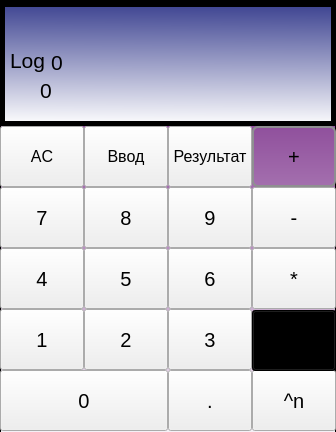
<?xml version="1.0" encoding="UTF-8"?>
<ui version="4.0">
 <class>MainWindow</class>
 <widget class="QMainWindow" name="MainWindow">
  <property name="geometry">
   <rect>
    <x>0</x>
    <y>0</y>
    <width>336</width>
    <height>432</height>
   </rect>
  </property>
  <property name="maximumSize">
   <size>
    <width>336</width>
    <height>432</height>
   </size>
  </property>
  <property name="cursor">
   <cursorShape>ArrowCursor</cursorShape>
  </property>
  <property name="mouseTracking">
   <bool>false</bool>
  </property>
  <property name="windowTitle">
   <string>Логарифмы</string>
  </property>
  <property name="windowIcon">
   <iconset>
    <normaloff>../../Desktop/calcava.png</normaloff>../../Desktop/calcava.png</iconset>
  </property>
  <property name="styleSheet">
   <string notr="true"/>
  </property>
  <widget class="QWidget" name="centralwidget">
   <property name="styleSheet">
    <string notr="true"/>
   </property>
   <widget class="QPushButton" name="pushButton0">
    <property name="geometry">
     <rect>
      <x>0</x>
      <y>370</y>
      <width>168</width>
      <height>61</height>
     </rect>
    </property>
    <property name="font">
     <font>
      <pointsize>15</pointsize>
     </font>
    </property>
    <property name="cursor">
     <cursorShape>PointingHandCursor</cursorShape>
    </property>
    <property name="styleSheet">
     <string notr="true">QPushButton {
     border: 2px solid #8f8f91;
     border-radius: 6px;
     background-color: qlineargradient(x1: 0, y1: 0, x2: 0, y2: 1,
                                       stop: 0 #f6f7fa, stop: 1 #dadbde);
     min-width: 80px;
 }

 QPushButton:pressed {
     background-color: qlineargradient(x1: 0, y1: 0, x2: 0, y2: 1,
                                       stop: 0 #dadbde, stop: 1 #f6f7fa);
 }

 QPushButton:flat {
     border: none; /* для плоской кнопки границы нет */
 }

 QPushButton:default {
     border-color: navy; /* делаем кнопку по умолчанию выпуклой */
 }
QPushButton:hover { background-color: qlineargradient(spread:pad, x1:0.511472, y1:0, x2:0.494382, y2:1, stop:0 rgba(63, 69, 146, 255), stop:1 rgba(255, 255, 255, 255)); };</string>
    </property>
    <property name="text">
     <string>0</string>
    </property>
   </widget>
   <widget class="QPushButton" name="pushButton_stepen">
    <property name="geometry">
     <rect>
      <x>252</x>
      <y>370</y>
      <width>84</width>
      <height>61</height>
     </rect>
    </property>
    <property name="font">
     <font>
      <pointsize>15</pointsize>
     </font>
    </property>
    <property name="cursor">
     <cursorShape>PointingHandCursor</cursorShape>
    </property>
    <property name="styleSheet">
     <string notr="true">QPushButton {
     border: 2px solid #8f8f91;
     border-radius: 6px;
     background-color: qlineargradient(x1: 0, y1: 0, x2: 0, y2: 1,
                                       stop: 0 #f6f7fa, stop: 1 #dadbde);
     min-width: 80px;
 }

 QPushButton:pressed {
     background-color: qlineargradient(x1: 0, y1: 0, x2: 0, y2: 1,
                                       stop: 0 #dadbde, stop: 1 #f6f7fa);
 }

 QPushButton:flat {
     border: none; /* для плоской кнопки границы нет */
 }

 QPushButton:default {
     border-color: navy; /* делаем кнопку по умолчанию выпуклой */
 }
QPushButton:hover { background-color: qlineargradient(spread:pad, x1:0.511472, y1:0, x2:0.494382, y2:1, stop:0 rgba(63, 69, 146, 255), stop:1 rgba(255, 255, 255, 255)); };</string>
    </property>
    <property name="text">
     <string>^n</string>
    </property>
   </widget>
   <widget class="QPushButton" name="pushButton1">
    <property name="geometry">
     <rect>
      <x>0</x>
      <y>309</y>
      <width>84</width>
      <height>61</height>
     </rect>
    </property>
    <property name="font">
     <font>
      <pointsize>15</pointsize>
     </font>
    </property>
    <property name="cursor">
     <cursorShape>PointingHandCursor</cursorShape>
    </property>
    <property name="styleSheet">
     <string notr="true">QPushButton {
     border: 2px solid #8f8f91;
     border-radius: 6px;
     background-color: qlineargradient(x1: 0, y1: 0, x2: 0, y2: 1,
                                       stop: 0 #f6f7fa, stop: 1 #dadbde);
     min-width: 80px;
 }

 QPushButton:pressed {
     background-color: qlineargradient(x1: 0, y1: 0, x2: 0, y2: 1,
                                       stop: 0 #dadbde, stop: 1 #f6f7fa);
 }

 QPushButton:flat {
     border: none; /* для плоской кнопки границы нет */
 }

 QPushButton:default {
     border-color: navy; /* делаем кнопку по умолчанию выпуклой */
 }
QPushButton:hover { background-color: qlineargradient(spread:pad, x1:0.511472, y1:0, x2:0.494382, y2:1, stop:0 rgba(63, 69, 146, 255), stop:1 rgba(255, 255, 255, 255)); };</string>
    </property>
    <property name="text">
     <string>1</string>
    </property>
   </widget>
   <widget class="QPushButton" name="pushButton2">
    <property name="geometry">
     <rect>
      <x>84</x>
      <y>309</y>
      <width>84</width>
      <height>61</height>
     </rect>
    </property>
    <property name="font">
     <font>
      <pointsize>15</pointsize>
     </font>
    </property>
    <property name="cursor">
     <cursorShape>PointingHandCursor</cursorShape>
    </property>
    <property name="focusPolicy">
     <enum>Qt::StrongFocus</enum>
    </property>
    <property name="styleSheet">
     <string notr="true">QPushButton {
     border: 2px solid #8f8f91;
     border-radius: 6px;
     background-color: qlineargradient(x1: 0, y1: 0, x2: 0, y2: 1,
                                       stop: 0 #f6f7fa, stop: 1 #dadbde);
     min-width: 80px;
 }

 QPushButton:pressed {
     background-color: qlineargradient(x1: 0, y1: 0, x2: 0, y2: 1,
                                       stop: 0 #dadbde, stop: 1 #f6f7fa);
 }

 QPushButton:flat {
     border: none; /* для плоской кнопки границы нет */
 }

 QPushButton:default {
     border-color: navy; /* делаем кнопку по умолчанию выпуклой */
 }
QPushButton:hover { background-color: qlineargradient(spread:pad, x1:0.511472, y1:0, x2:0.494382, y2:1, stop:0 rgba(63, 69, 146, 255), stop:1 rgba(255, 255, 255, 255)); };</string>
    </property>
    <property name="text">
     <string>2</string>
    </property>
   </widget>
   <widget class="QPushButton" name="pushButton3">
    <property name="geometry">
     <rect>
      <x>168</x>
      <y>309</y>
      <width>84</width>
      <height>61</height>
     </rect>
    </property>
    <property name="font">
     <font>
      <pointsize>15</pointsize>
     </font>
    </property>
    <property name="cursor">
     <cursorShape>PointingHandCursor</cursorShape>
    </property>
    <property name="styleSheet">
     <string notr="true">QPushButton {
     border: 2px solid #8f8f91;
     border-radius: 6px;
     background-color: qlineargradient(x1: 0, y1: 0, x2: 0, y2: 1,
                                       stop: 0 #f6f7fa, stop: 1 #dadbde);
     min-width: 80px;
 }

 QPushButton:pressed {
     background-color: qlineargradient(x1: 0, y1: 0, x2: 0, y2: 1,
                                       stop: 0 #dadbde, stop: 1 #f6f7fa);
 }

 QPushButton:flat {
     border: none; /* для плоской кнопки границы нет */
 }

 QPushButton:default {
     border-color: navy; /* делаем кнопку по умолчанию выпуклой */
 }
QPushButton:hover { background-color: qlineargradient(spread:pad, x1:0.511472, y1:0, x2:0.494382, y2:1, stop:0 rgba(63, 69, 146, 255), stop:1 rgba(255, 255, 255, 255)); };</string>
    </property>
    <property name="text">
     <string>3</string>
    </property>
   </widget>
   <widget class="QPushButton" name="pushButton_delenie">
    <property name="geometry">
     <rect>
      <x>252</x>
      <y>310</y>
      <width>84</width>
      <height>61</height>
     </rect>
    </property>
    <property name="palette">
     <palette>
      <active>
       <colorrole role="WindowText">
        <brush brushstyle="SolidPattern">
         <color alpha="255">
          <red>0</red>
          <green>0</green>
          <blue>0</blue>
         </color>
        </brush>
       </colorrole>
       <colorrole role="Button">
        <brush brushstyle="LinearGradientPattern">
         <gradient startx="0.000000000000000" starty="0.000000000000000" endx="0.000000000000000" endy="1.000000000000000" type="LinearGradient" spread="PadSpread" coordinatemode="ObjectBoundingMode">
          <gradientstop position="0.000000000000000">
           <color alpha="255">
            <red>246</red>
            <green>247</green>
            <blue>250</blue>
           </color>
          </gradientstop>
          <gradientstop position="1.000000000000000">
           <color alpha="255">
            <red>218</red>
            <green>219</green>
            <blue>222</blue>
           </color>
          </gradientstop>
         </gradient>
        </brush>
       </colorrole>
       <colorrole role="Light">
        <brush brushstyle="SolidPattern">
         <color alpha="255">
          <red>255</red>
          <green>255</green>
          <blue>255</blue>
         </color>
        </brush>
       </colorrole>
       <colorrole role="Midlight">
        <brush brushstyle="SolidPattern">
         <color alpha="255">
          <red>255</red>
          <green>255</green>
          <blue>255</blue>
         </color>
        </brush>
       </colorrole>
       <colorrole role="Dark">
        <brush brushstyle="SolidPattern">
         <color alpha="255">
          <red>127</red>
          <green>127</green>
          <blue>127</blue>
         </color>
        </brush>
       </colorrole>
       <colorrole role="Mid">
        <brush brushstyle="SolidPattern">
         <color alpha="255">
          <red>170</red>
          <green>170</green>
          <blue>170</blue>
         </color>
        </brush>
       </colorrole>
       <colorrole role="Text">
        <brush brushstyle="SolidPattern">
         <color alpha="255">
          <red>0</red>
          <green>0</green>
          <blue>0</blue>
         </color>
        </brush>
       </colorrole>
       <colorrole role="BrightText">
        <brush brushstyle="SolidPattern">
         <color alpha="255">
          <red>255</red>
          <green>255</green>
          <blue>255</blue>
         </color>
        </brush>
       </colorrole>
       <colorrole role="ButtonText">
        <brush brushstyle="SolidPattern">
         <color alpha="255">
          <red>0</red>
          <green>0</green>
          <blue>0</blue>
         </color>
        </brush>
       </colorrole>
       <colorrole role="Base">
        <brush brushstyle="LinearGradientPattern">
         <gradient startx="0.000000000000000" starty="0.000000000000000" endx="0.000000000000000" endy="1.000000000000000" type="LinearGradient" spread="PadSpread" coordinatemode="ObjectBoundingMode">
          <gradientstop position="0.000000000000000">
           <color alpha="255">
            <red>246</red>
            <green>247</green>
            <blue>250</blue>
           </color>
          </gradientstop>
          <gradientstop position="1.000000000000000">
           <color alpha="255">
            <red>218</red>
            <green>219</green>
            <blue>222</blue>
           </color>
          </gradientstop>
         </gradient>
        </brush>
       </colorrole>
       <colorrole role="Window">
        <brush brushstyle="LinearGradientPattern">
         <gradient startx="0.000000000000000" starty="0.000000000000000" endx="0.000000000000000" endy="1.000000000000000" type="LinearGradient" spread="PadSpread" coordinatemode="ObjectBoundingMode">
          <gradientstop position="0.000000000000000">
           <color alpha="255">
            <red>246</red>
            <green>247</green>
            <blue>250</blue>
           </color>
          </gradientstop>
          <gradientstop position="1.000000000000000">
           <color alpha="255">
            <red>218</red>
            <green>219</green>
            <blue>222</blue>
           </color>
          </gradientstop>
         </gradient>
        </brush>
       </colorrole>
       <colorrole role="Shadow">
        <brush brushstyle="SolidPattern">
         <color alpha="255">
          <red>0</red>
          <green>0</green>
          <blue>0</blue>
         </color>
        </brush>
       </colorrole>
       <colorrole role="AlternateBase">
        <brush brushstyle="SolidPattern">
         <color alpha="255">
          <red>255</red>
          <green>255</green>
          <blue>255</blue>
         </color>
        </brush>
       </colorrole>
       <colorrole role="ToolTipBase">
        <brush brushstyle="SolidPattern">
         <color alpha="255">
          <red>255</red>
          <green>255</green>
          <blue>220</blue>
         </color>
        </brush>
       </colorrole>
       <colorrole role="ToolTipText">
        <brush brushstyle="SolidPattern">
         <color alpha="255">
          <red>0</red>
          <green>0</green>
          <blue>0</blue>
         </color>
        </brush>
       </colorrole>
       <colorrole role="PlaceholderText">
        <brush brushstyle="SolidPattern">
         <color alpha="128">
          <red>0</red>
          <green>0</green>
          <blue>0</blue>
         </color>
        </brush>
       </colorrole>
      </active>
      <inactive>
       <colorrole role="WindowText">
        <brush brushstyle="SolidPattern">
         <color alpha="255">
          <red>0</red>
          <green>0</green>
          <blue>0</blue>
         </color>
        </brush>
       </colorrole>
       <colorrole role="Button">
        <brush brushstyle="LinearGradientPattern">
         <gradient startx="0.000000000000000" starty="0.000000000000000" endx="0.000000000000000" endy="1.000000000000000" type="LinearGradient" spread="PadSpread" coordinatemode="ObjectBoundingMode">
          <gradientstop position="0.000000000000000">
           <color alpha="255">
            <red>246</red>
            <green>247</green>
            <blue>250</blue>
           </color>
          </gradientstop>
          <gradientstop position="1.000000000000000">
           <color alpha="255">
            <red>218</red>
            <green>219</green>
            <blue>222</blue>
           </color>
          </gradientstop>
         </gradient>
        </brush>
       </colorrole>
       <colorrole role="Light">
        <brush brushstyle="SolidPattern">
         <color alpha="255">
          <red>255</red>
          <green>255</green>
          <blue>255</blue>
         </color>
        </brush>
       </colorrole>
       <colorrole role="Midlight">
        <brush brushstyle="SolidPattern">
         <color alpha="255">
          <red>255</red>
          <green>255</green>
          <blue>255</blue>
         </color>
        </brush>
       </colorrole>
       <colorrole role="Dark">
        <brush brushstyle="SolidPattern">
         <color alpha="255">
          <red>127</red>
          <green>127</green>
          <blue>127</blue>
         </color>
        </brush>
       </colorrole>
       <colorrole role="Mid">
        <brush brushstyle="SolidPattern">
         <color alpha="255">
          <red>170</red>
          <green>170</green>
          <blue>170</blue>
         </color>
        </brush>
       </colorrole>
       <colorrole role="Text">
        <brush brushstyle="SolidPattern">
         <color alpha="255">
          <red>0</red>
          <green>0</green>
          <blue>0</blue>
         </color>
        </brush>
       </colorrole>
       <colorrole role="BrightText">
        <brush brushstyle="SolidPattern">
         <color alpha="255">
          <red>255</red>
          <green>255</green>
          <blue>255</blue>
         </color>
        </brush>
       </colorrole>
       <colorrole role="ButtonText">
        <brush brushstyle="SolidPattern">
         <color alpha="255">
          <red>0</red>
          <green>0</green>
          <blue>0</blue>
         </color>
        </brush>
       </colorrole>
       <colorrole role="Base">
        <brush brushstyle="LinearGradientPattern">
         <gradient startx="0.000000000000000" starty="0.000000000000000" endx="0.000000000000000" endy="1.000000000000000" type="LinearGradient" spread="PadSpread" coordinatemode="ObjectBoundingMode">
          <gradientstop position="0.000000000000000">
           <color alpha="255">
            <red>246</red>
            <green>247</green>
            <blue>250</blue>
           </color>
          </gradientstop>
          <gradientstop position="1.000000000000000">
           <color alpha="255">
            <red>218</red>
            <green>219</green>
            <blue>222</blue>
           </color>
          </gradientstop>
         </gradient>
        </brush>
       </colorrole>
       <colorrole role="Window">
        <brush brushstyle="LinearGradientPattern">
         <gradient startx="0.000000000000000" starty="0.000000000000000" endx="0.000000000000000" endy="1.000000000000000" type="LinearGradient" spread="PadSpread" coordinatemode="ObjectBoundingMode">
          <gradientstop position="0.000000000000000">
           <color alpha="255">
            <red>246</red>
            <green>247</green>
            <blue>250</blue>
           </color>
          </gradientstop>
          <gradientstop position="1.000000000000000">
           <color alpha="255">
            <red>218</red>
            <green>219</green>
            <blue>222</blue>
           </color>
          </gradientstop>
         </gradient>
        </brush>
       </colorrole>
       <colorrole role="Shadow">
        <brush brushstyle="SolidPattern">
         <color alpha="255">
          <red>0</red>
          <green>0</green>
          <blue>0</blue>
         </color>
        </brush>
       </colorrole>
       <colorrole role="AlternateBase">
        <brush brushstyle="SolidPattern">
         <color alpha="255">
          <red>255</red>
          <green>255</green>
          <blue>255</blue>
         </color>
        </brush>
       </colorrole>
       <colorrole role="ToolTipBase">
        <brush brushstyle="SolidPattern">
         <color alpha="255">
          <red>255</red>
          <green>255</green>
          <blue>220</blue>
         </color>
        </brush>
       </colorrole>
       <colorrole role="ToolTipText">
        <brush brushstyle="SolidPattern">
         <color alpha="255">
          <red>0</red>
          <green>0</green>
          <blue>0</blue>
         </color>
        </brush>
       </colorrole>
       <colorrole role="PlaceholderText">
        <brush brushstyle="SolidPattern">
         <color alpha="128">
          <red>0</red>
          <green>0</green>
          <blue>0</blue>
         </color>
        </brush>
       </colorrole>
      </inactive>
      <disabled>
       <colorrole role="WindowText">
        <brush brushstyle="SolidPattern">
         <color alpha="255">
          <red>127</red>
          <green>127</green>
          <blue>127</blue>
         </color>
        </brush>
       </colorrole>
       <colorrole role="Button">
        <brush brushstyle="LinearGradientPattern">
         <gradient startx="0.000000000000000" starty="0.000000000000000" endx="0.000000000000000" endy="1.000000000000000" type="LinearGradient" spread="PadSpread" coordinatemode="ObjectBoundingMode">
          <gradientstop position="0.000000000000000">
           <color alpha="255">
            <red>246</red>
            <green>247</green>
            <blue>250</blue>
           </color>
          </gradientstop>
          <gradientstop position="1.000000000000000">
           <color alpha="255">
            <red>218</red>
            <green>219</green>
            <blue>222</blue>
           </color>
          </gradientstop>
         </gradient>
        </brush>
       </colorrole>
       <colorrole role="Light">
        <brush brushstyle="SolidPattern">
         <color alpha="255">
          <red>255</red>
          <green>255</green>
          <blue>255</blue>
         </color>
        </brush>
       </colorrole>
       <colorrole role="Midlight">
        <brush brushstyle="SolidPattern">
         <color alpha="255">
          <red>255</red>
          <green>255</green>
          <blue>255</blue>
         </color>
        </brush>
       </colorrole>
       <colorrole role="Dark">
        <brush brushstyle="SolidPattern">
         <color alpha="255">
          <red>127</red>
          <green>127</green>
          <blue>127</blue>
         </color>
        </brush>
       </colorrole>
       <colorrole role="Mid">
        <brush brushstyle="SolidPattern">
         <color alpha="255">
          <red>170</red>
          <green>170</green>
          <blue>170</blue>
         </color>
        </brush>
       </colorrole>
       <colorrole role="Text">
        <brush brushstyle="SolidPattern">
         <color alpha="255">
          <red>127</red>
          <green>127</green>
          <blue>127</blue>
         </color>
        </brush>
       </colorrole>
       <colorrole role="BrightText">
        <brush brushstyle="SolidPattern">
         <color alpha="255">
          <red>255</red>
          <green>255</green>
          <blue>255</blue>
         </color>
        </brush>
       </colorrole>
       <colorrole role="ButtonText">
        <brush brushstyle="SolidPattern">
         <color alpha="255">
          <red>127</red>
          <green>127</green>
          <blue>127</blue>
         </color>
        </brush>
       </colorrole>
       <colorrole role="Base">
        <brush brushstyle="LinearGradientPattern">
         <gradient startx="0.000000000000000" starty="0.000000000000000" endx="0.000000000000000" endy="1.000000000000000" type="LinearGradient" spread="PadSpread" coordinatemode="ObjectBoundingMode">
          <gradientstop position="0.000000000000000">
           <color alpha="255">
            <red>246</red>
            <green>247</green>
            <blue>250</blue>
           </color>
          </gradientstop>
          <gradientstop position="1.000000000000000">
           <color alpha="255">
            <red>218</red>
            <green>219</green>
            <blue>222</blue>
           </color>
          </gradientstop>
         </gradient>
        </brush>
       </colorrole>
       <colorrole role="Window">
        <brush brushstyle="LinearGradientPattern">
         <gradient startx="0.000000000000000" starty="0.000000000000000" endx="0.000000000000000" endy="1.000000000000000" type="LinearGradient" spread="PadSpread" coordinatemode="ObjectBoundingMode">
          <gradientstop position="0.000000000000000">
           <color alpha="255">
            <red>246</red>
            <green>247</green>
            <blue>250</blue>
           </color>
          </gradientstop>
          <gradientstop position="1.000000000000000">
           <color alpha="255">
            <red>218</red>
            <green>219</green>
            <blue>222</blue>
           </color>
          </gradientstop>
         </gradient>
        </brush>
       </colorrole>
       <colorrole role="Shadow">
        <brush brushstyle="SolidPattern">
         <color alpha="255">
          <red>0</red>
          <green>0</green>
          <blue>0</blue>
         </color>
        </brush>
       </colorrole>
       <colorrole role="AlternateBase">
        <brush brushstyle="SolidPattern">
         <color alpha="255">
          <red>255</red>
          <green>255</green>
          <blue>255</blue>
         </color>
        </brush>
       </colorrole>
       <colorrole role="ToolTipBase">
        <brush brushstyle="SolidPattern">
         <color alpha="255">
          <red>255</red>
          <green>255</green>
          <blue>220</blue>
         </color>
        </brush>
       </colorrole>
       <colorrole role="ToolTipText">
        <brush brushstyle="SolidPattern">
         <color alpha="255">
          <red>0</red>
          <green>0</green>
          <blue>0</blue>
         </color>
        </brush>
       </colorrole>
       <colorrole role="PlaceholderText">
        <brush brushstyle="SolidPattern">
         <color alpha="128">
          <red>0</red>
          <green>0</green>
          <blue>0</blue>
         </color>
        </brush>
       </colorrole>
      </disabled>
     </palette>
    </property>
    <property name="font">
     <font>
      <pointsize>15</pointsize>
     </font>
    </property>
    <property name="cursor">
     <cursorShape>PointingHandCursor</cursorShape>
    </property>
    <property name="tabletTracking">
     <bool>false</bool>
    </property>
    <property name="autoFillBackground">
     <bool>false</bool>
    </property>
    <property name="styleSheet">
     <string notr="true">QPushButton {
     border: 2px solid #8f8f91;
     border-radius: 6px;
     background-color: qlineargradient(x1: 0, y1: 0, x2: 0, y2: 1,
                                       stop: 0 #f6f7fa, stop: 1 #dadbde);
     min-width: 80px;
 }

 QPushButton:pressed {
     background-color: qlineargradient(x1: 0, y1: 0, x2: 0, y2: 1,
                                       stop: 0 #dadbde, stop: 1 #f6f7fa);
 }

 QPushButton:flat {
     border: none; /* для плоской кнопки границы нет */
 }

 QPushButton:default {
     border-color: navy; /* делаем кнопку по умолчанию выпуклой */
 }
QPushButton:hover { background-color: qlineargradient(spread:pad, x1:0.511472, y1:0, x2:0.494382, y2:1, stop:0 rgba(63, 69, 146, 255), stop:1 rgba(255, 255, 255, 255)); };</string>
    </property>
    <property name="text">
     <string>/</string>
    </property>
    <property name="autoDefault">
     <bool>false</bool>
    </property>
    <property name="flat">
     <bool>false</bool>
    </property>
   </widget>
   <widget class="QPushButton" name="pushButton_umonzhenie">
    <property name="geometry">
     <rect>
      <x>252</x>
      <y>248</y>
      <width>84</width>
      <height>61</height>
     </rect>
    </property>
    <property name="font">
     <font>
      <pointsize>15</pointsize>
     </font>
    </property>
    <property name="cursor">
     <cursorShape>PointingHandCursor</cursorShape>
    </property>
    <property name="styleSheet">
     <string notr="true">QPushButton {
     border: 2px solid #8f8f91;
     border-radius: 6px;
     background-color: qlineargradient(x1: 0, y1: 0, x2: 0, y2: 1,
                                       stop: 0 #f6f7fa, stop: 1 #dadbde);
     min-width: 80px;
 }

 QPushButton:pressed {
     background-color: qlineargradient(x1: 0, y1: 0, x2: 0, y2: 1,
                                       stop: 0 #dadbde, stop: 1 #f6f7fa);
 }

 QPushButton:flat {
     border: none; /* для плоской кнопки границы нет */
 }

 QPushButton:default {
     border-color: navy; /* делаем кнопку по умолчанию выпуклой */
 }
QPushButton:hover { background-color: qlineargradient(spread:pad, x1:0.511472, y1:0, x2:0.494382, y2:1, stop:0 rgba(63, 69, 146, 255), stop:1 rgba(255, 255, 255, 255)); };</string>
    </property>
    <property name="text">
     <string>*</string>
    </property>
   </widget>
   <widget class="QPushButton" name="pushButton4">
    <property name="geometry">
     <rect>
      <x>0</x>
      <y>248</y>
      <width>84</width>
      <height>61</height>
     </rect>
    </property>
    <property name="font">
     <font>
      <pointsize>15</pointsize>
     </font>
    </property>
    <property name="cursor">
     <cursorShape>PointingHandCursor</cursorShape>
    </property>
    <property name="styleSheet">
     <string notr="true">QPushButton {
     border: 2px solid #8f8f91;
     border-radius: 6px;
     background-color: qlineargradient(x1: 0, y1: 0, x2: 0, y2: 1,
                                       stop: 0 #f6f7fa, stop: 1 #dadbde);
     min-width: 80px;
 }

 QPushButton:pressed {
     background-color: qlineargradient(x1: 0, y1: 0, x2: 0, y2: 1,
                                       stop: 0 #dadbde, stop: 1 #f6f7fa);
 }

 QPushButton:flat {
     border: none; /* для плоской кнопки границы нет */
 }

 QPushButton:default {
     border-color: navy; /* делаем кнопку по умолчанию выпуклой */
 }
QPushButton:hover { background-color: qlineargradient(spread:pad, x1:0.511472, y1:0, x2:0.494382, y2:1, stop:0 rgba(63, 69, 146, 255), stop:1 rgba(255, 255, 255, 255)); };</string>
    </property>
    <property name="text">
     <string>4</string>
    </property>
   </widget>
   <widget class="QPushButton" name="pushButton5">
    <property name="geometry">
     <rect>
      <x>84</x>
      <y>248</y>
      <width>84</width>
      <height>61</height>
     </rect>
    </property>
    <property name="font">
     <font>
      <pointsize>15</pointsize>
     </font>
    </property>
    <property name="cursor">
     <cursorShape>PointingHandCursor</cursorShape>
    </property>
    <property name="layoutDirection">
     <enum>Qt::LeftToRight</enum>
    </property>
    <property name="styleSheet">
     <string notr="true">QPushButton {
     border: 2px solid #8f8f91;
     border-radius: 6px;
     background-color: qlineargradient(x1: 0, y1: 0, x2: 0, y2: 1,
                                       stop: 0 #f6f7fa, stop: 1 #dadbde);
     min-width: 80px;
 }

 QPushButton:pressed {
     background-color: qlineargradient(x1: 0, y1: 0, x2: 0, y2: 1,
                                       stop: 0 #dadbde, stop: 1 #f6f7fa);
 }

 QPushButton:flat {
     border: none; /* для плоской кнопки границы нет */
 }

 QPushButton:default {
     border-color: navy; /* делаем кнопку по умолчанию выпуклой */
 }
QPushButton:hover { background-color: qlineargradient(spread:pad, x1:0.511472, y1:0, x2:0.494382, y2:1, stop:0 rgba(63, 69, 146, 255), stop:1 rgba(255, 255, 255, 255)); };</string>
    </property>
    <property name="text">
     <string>5</string>
    </property>
   </widget>
   <widget class="QPushButton" name="pushButton6">
    <property name="geometry">
     <rect>
      <x>168</x>
      <y>248</y>
      <width>84</width>
      <height>61</height>
     </rect>
    </property>
    <property name="font">
     <font>
      <pointsize>15</pointsize>
     </font>
    </property>
    <property name="cursor">
     <cursorShape>PointingHandCursor</cursorShape>
    </property>
    <property name="styleSheet">
     <string notr="true">QPushButton {
     border: 2px solid #8f8f91;
     border-radius: 6px;
     background-color: qlineargradient(x1: 0, y1: 0, x2: 0, y2: 1,
                                       stop: 0 #f6f7fa, stop: 1 #dadbde);
     min-width: 80px;
 }

 QPushButton:pressed {
     background-color: qlineargradient(x1: 0, y1: 0, x2: 0, y2: 1,
                                       stop: 0 #dadbde, stop: 1 #f6f7fa);
 }

 QPushButton:flat {
     border: none; /* для плоской кнопки границы нет */
 }

 QPushButton:default {
     border-color: navy; /* делаем кнопку по умолчанию выпуклой */
 }
QPushButton:hover { background-color: qlineargradient(spread:pad, x1:0.511472, y1:0, x2:0.494382, y2:1, stop:0 rgba(63, 69, 146, 255), stop:1 rgba(255, 255, 255, 255)); };</string>
    </property>
    <property name="text">
     <string>6</string>
    </property>
   </widget>
   <widget class="QPushButton" name="pushButton7">
    <property name="geometry">
     <rect>
      <x>0</x>
      <y>187</y>
      <width>84</width>
      <height>61</height>
     </rect>
    </property>
    <property name="font">
     <font>
      <pointsize>15</pointsize>
     </font>
    </property>
    <property name="cursor">
     <cursorShape>PointingHandCursor</cursorShape>
    </property>
    <property name="styleSheet">
     <string notr="true">QPushButton {
     border: 2px solid #8f8f91;
     border-radius: 6px;
     background-color: qlineargradient(x1: 0, y1: 0, x2: 0, y2: 1,
                                       stop: 0 #f6f7fa, stop: 1 #dadbde);
     min-width: 80px;
 }

 QPushButton:pressed {
     background-color: qlineargradient(x1: 0, y1: 0, x2: 0, y2: 1,
                                       stop: 0 #dadbde, stop: 1 #f6f7fa);
 }

 QPushButton:flat {
     border: none; /* для плоской кнопки границы нет */
 }

 QPushButton:default {
     border-color: navy; /* делаем кнопку по умолчанию выпуклой */
 }
QPushButton:hover { background-color: qlineargradient(spread:pad, x1:0.511472, y1:0, x2:0.494382, y2:1, stop:0 rgba(63, 69, 146, 255), stop:1 rgba(255, 255, 255, 255)); };
</string>
    </property>
    <property name="text">
     <string>7</string>
    </property>
   </widget>
   <widget class="QPushButton" name="pushButton8">
    <property name="geometry">
     <rect>
      <x>84</x>
      <y>187</y>
      <width>84</width>
      <height>61</height>
     </rect>
    </property>
    <property name="font">
     <font>
      <pointsize>15</pointsize>
     </font>
    </property>
    <property name="cursor">
     <cursorShape>PointingHandCursor</cursorShape>
    </property>
    <property name="styleSheet">
     <string notr="true">QPushButton {
     border: 2px solid #8f8f91;
     border-radius: 6px;
     background-color: qlineargradient(x1: 0, y1: 0, x2: 0, y2: 1,
                                       stop: 0 #f6f7fa, stop: 1 #dadbde);
     min-width: 80px;
 }

 QPushButton:pressed {
     background-color: qlineargradient(x1: 0, y1: 0, x2: 0, y2: 1,
                                       stop: 0 #dadbde, stop: 1 #f6f7fa);
 }

 QPushButton:flat {
     border: none; /* для плоской кнопки границы нет */
 }

 QPushButton:default {
     border-color: navy; /* делаем кнопку по умолчанию выпуклой */
 }
QPushButton:hover { background-color: qlineargradient(spread:pad, x1:0.511472, y1:0, x2:0.494382, y2:1, stop:0 rgba(63, 69, 146, 255), stop:1 rgba(255, 255, 255, 255)); };</string>
    </property>
    <property name="text">
     <string>8</string>
    </property>
   </widget>
   <widget class="QPushButton" name="pushButton9">
    <property name="geometry">
     <rect>
      <x>168</x>
      <y>187</y>
      <width>84</width>
      <height>61</height>
     </rect>
    </property>
    <property name="font">
     <font>
      <pointsize>15</pointsize>
     </font>
    </property>
    <property name="cursor">
     <cursorShape>PointingHandCursor</cursorShape>
    </property>
    <property name="styleSheet">
     <string notr="true">QPushButton {
     border: 2px solid #8f8f91;
     border-radius: 6px;
     background-color: qlineargradient(x1: 0, y1: 0, x2: 0, y2: 1,
                                       stop: 0 #f6f7fa, stop: 1 #dadbde);
     min-width: 80px;
 }

 QPushButton:pressed {
     background-color: qlineargradient(x1: 0, y1: 0, x2: 0, y2: 1,
                                       stop: 0 #dadbde, stop: 1 #f6f7fa);
 }

 QPushButton:flat {
     border: none; /* для плоской кнопки границы нет */
 }

 QPushButton:default {
     border-color: navy; /* делаем кнопку по умолчанию выпуклой */
 }
QPushButton:hover { background-color: qlineargradient(spread:pad, x1:0.511472, y1:0, x2:0.494382, y2:1, stop:0 rgba(63, 69, 146, 255), stop:1 rgba(255, 255, 255, 255)); };</string>
    </property>
    <property name="text">
     <string>9</string>
    </property>
   </widget>
   <widget class="QPushButton" name="pushButton_minus">
    <property name="geometry">
     <rect>
      <x>252</x>
      <y>187</y>
      <width>84</width>
      <height>61</height>
     </rect>
    </property>
    <property name="font">
     <font>
      <pointsize>15</pointsize>
     </font>
    </property>
    <property name="cursor">
     <cursorShape>PointingHandCursor</cursorShape>
    </property>
    <property name="styleSheet">
     <string notr="true">QPushButton {
     border: 2px solid #8f8f91;
     border-radius: 6px;
     background-color: qlineargradient(x1: 0, y1: 0, x2: 0, y2: 1,
                                       stop: 0 #f6f7fa, stop: 1 #dadbde);
     min-width: 80px;
 }

 QPushButton:pressed {
     background-color: qlineargradient(x1: 0, y1: 0, x2: 0, y2: 1,
                                       stop: 0 #dadbde, stop: 1 #f6f7fa);
 }

 QPushButton:flat {
     border: none; /* для плоской кнопки границы нет */
 }

 QPushButton:default {
     border-color: navy; /* делаем кнопку по умолчанию выпуклой */
 }
QPushButton:hover { background-color: qlineargradient(spread:pad, x1:0.511472, y1:0, x2:0.494382, y2:1, stop:0 rgba(63, 69, 146, 255), stop:1 rgba(255, 255, 255, 255)); };</string>
    </property>
    <property name="text">
     <string>-</string>
    </property>
   </widget>
   <widget class="QPushButton" name="pushButton_AC">
    <property name="geometry">
     <rect>
      <x>0</x>
      <y>126</y>
      <width>84</width>
      <height>61</height>
     </rect>
    </property>
    <property name="font">
     <font>
      <pointsize>12</pointsize>
     </font>
    </property>
    <property name="cursor">
     <cursorShape>PointingHandCursor</cursorShape>
    </property>
    <property name="mouseTracking">
     <bool>false</bool>
    </property>
    <property name="styleSheet">
     <string notr="true">QPushButton {
     border: 2px solid #8f8f91;
     border-radius: 6px;
     background-color: qlineargradient(x1: 0, y1: 0, x2: 0, y2: 1,
                                       stop: 0 #f6f7fa, stop: 1 #dadbde);
     min-width: 80px;
 }

 QPushButton:pressed {
     background-color: qlineargradient(x1: 0, y1: 0, x2: 0, y2: 1,
                                       stop: 0 #dadbde, stop: 1 #f6f7fa);
 }

 QPushButton:flat {
     border: none; /* для плоской кнопки границы нет */
 }

 QPushButton:default {
     border-color: navy; /* делаем кнопку по умолчанию выпуклой */
 }
QPushButton:hover { background-color: qlineargradient(spread:pad, x1:0.511472, y1:0, x2:0.494382, y2:1, stop:0 rgba(63, 69, 146, 255), stop:1 rgba(255, 255, 255, 255)); };</string>
    </property>
    <property name="text">
     <string>AC</string>
    </property>
   </widget>
   <widget class="QPushButton" name="pushButton_plus">
    <property name="geometry">
     <rect>
      <x>252</x>
      <y>126</y>
      <width>84</width>
      <height>61</height>
     </rect>
    </property>
    <property name="font">
     <font>
      <pointsize>15</pointsize>
     </font>
    </property>
    <property name="cursor">
     <cursorShape>PointingHandCursor</cursorShape>
    </property>
    <property name="autoFillBackground">
     <bool>false</bool>
    </property>
    <property name="styleSheet">
     <string notr="true">QPushButton {
     border: 2px solid #8f8f91;
     border-radius: 6px;
     background-color: qlineargradient(x1: 0, y1: 0, x2: 0, y2: 1,
                                       stop: 0 #f6f7fa, stop: 1 #dadbde);
     min-width: 80px;
 }
QPushButton:pressed
{
 background-color: qlineargradient(spread:pad, x1:0.498, y1:0.0681818, x2:0.536, y2:0.988636, stop:0 rgba(174, 79, 200, 255), stop:1 rgba(255, 255, 255, 255));
}

 QPushButton:flat {
     border: none; /* для плоской кнопки границы нет */
 }

 QPushButton:default {
     border-color: navy; /* делаем кнопку по умолчанию выпуклой */
 }
QPushButton:hover { background-color: qlineargradient(spread:pad, x1:0.511472, y1:0, x2:0.494382, y2:1, stop:0 rgba(63, 69, 146, 255), stop:1 rgba(255, 255, 255, 255)); }
</string>
    </property>
    <property name="text">
     <string>+</string>
    </property>
   </widget>
   <widget class="QPushButton" name="pushButtonVvod">
    <property name="geometry">
     <rect>
      <x>84</x>
      <y>126</y>
      <width>84</width>
      <height>61</height>
     </rect>
    </property>
    <property name="font">
     <font>
      <pointsize>12</pointsize>
     </font>
    </property>
    <property name="cursor">
     <cursorShape>PointingHandCursor</cursorShape>
    </property>
    <property name="styleSheet">
     <string notr="true">QPushButton {
     border: 2px solid #8f8f91;
     border-radius: 6px;
     background-color: qlineargradient(x1: 0, y1: 0, x2: 0, y2: 1,
                                       stop: 0 #f6f7fa, stop: 1 #dadbde);
     min-width: 80px;
 }

 QPushButton:pressed {
     background-color: qlineargradient(x1: 0, y1: 0, x2: 0, y2: 1,
                                       stop: 0 #dadbde, stop: 1 #f6f7fa);
 }

 QPushButton:flat {
     border: none; /* для плоской кнопки границы нет */
 }

 QPushButton:default {
     border-color: navy; /* делаем кнопку по умолчанию выпуклой */
 }
QPushButton:hover { background-color: qlineargradient(spread:pad, x1:0.511472, y1:0, x2:0.494382, y2:1, stop:0 rgba(63, 69, 146, 255), stop:1 rgba(255, 255, 255, 255)); };</string>
    </property>
    <property name="text">
     <string>Ввод</string>
    </property>
   </widget>
   <widget class="QPushButton" name="pushButton_equal">
    <property name="geometry">
     <rect>
      <x>168</x>
      <y>126</y>
      <width>84</width>
      <height>61</height>
     </rect>
    </property>
    <property name="font">
     <font>
      <pointsize>12</pointsize>
     </font>
    </property>
    <property name="cursor">
     <cursorShape>PointingHandCursor</cursorShape>
    </property>
    <property name="styleSheet">
     <string notr="true">QPushButton {
     border: 2px solid #8f8f91;
     border-radius: 6px;
     background-color: qlineargradient(x1: 0, y1: 0, x2: 0, y2: 1,
                                       stop: 0 #f6f7fa, stop: 1 #dadbde);
     min-width: 80px;
 }

 QPushButton:pressed {
     background-color: qlineargradient(x1: 0, y1: 0, x2: 0, y2: 1,
                                       stop: 0 #dadbde, stop: 1 #f6f7fa);
 }

 QPushButton:flat {
     border: none; /* для плоской кнопки границы нет */
 }

 QPushButton:default {
     border-color: navy; /* делаем кнопку по умолчанию выпуклой */
 }
QPushButton:hover { background-color: qlineargradient(spread:pad, x1:0.511472, y1:0, x2:0.494382, y2:1, stop:0 rgba(63, 69, 146, 255), stop:1 rgba(255, 255, 255, 255)); };</string>
    </property>
    <property name="text">
     <string>Результат</string>
    </property>
   </widget>
   <widget class="QLabel" name="result_show">
    <property name="geometry">
     <rect>
      <x>0</x>
      <y>5</y>
      <width>336</width>
      <height>121</height>
     </rect>
    </property>
    <property name="font">
     <font>
      <family>MS Shell Dlg 2</family>
      <pointsize>20</pointsize>
      <weight>50</weight>
      <bold>false</bold>
     </font>
    </property>
    <property name="autoFillBackground">
     <bool>false</bool>
    </property>
    <property name="styleSheet">
     <string notr="true">background-color: qlineargradient(spread:pad, x1:0.511472, y1:0, x2:0.494382, y2:1, stop:0 rgba(63, 69, 146, 255), stop:1 rgba(255, 255, 255, 255));</string>
    </property>
    <property name="frameShape">
     <enum>QFrame::WinPanel</enum>
    </property>
    <property name="text">
     <string/>
    </property>
   </widget>
   <widget class="QLabel" name="Log_Name">
    <property name="geometry">
     <rect>
      <x>10</x>
      <y>40</y>
      <width>41</width>
      <height>41</height>
     </rect>
    </property>
    <property name="font">
     <font>
      <pointsize>16</pointsize>
     </font>
    </property>
    <property name="styleSheet">
     <string notr="true"/>
    </property>
    <property name="text">
     <string>Log</string>
    </property>
   </widget>
   <widget class="QLabel" name="Log_Main">
    <property name="geometry">
     <rect>
      <x>40</x>
      <y>80</y>
      <width>31</width>
      <height>21</height>
     </rect>
    </property>
    <property name="font">
     <font>
      <pointsize>16</pointsize>
     </font>
    </property>
    <property name="styleSheet">
     <string notr="true"/>
    </property>
    <property name="frameShape">
     <enum>QFrame::NoFrame</enum>
    </property>
    <property name="text">
     <string>0</string>
    </property>
   </widget>
   <widget class="QLabel" name="Log_Digit">
    <property name="geometry">
     <rect>
      <x>51</x>
      <y>50</y>
      <width>151</width>
      <height>21</height>
     </rect>
    </property>
    <property name="font">
     <font>
      <pointsize>16</pointsize>
     </font>
    </property>
    <property name="cursor">
     <cursorShape>ArrowCursor</cursorShape>
    </property>
    <property name="focusPolicy">
     <enum>Qt::TabFocus</enum>
    </property>
    <property name="styleSheet">
     <string notr="true"/>
    </property>
    <property name="frameShape">
     <enum>QFrame::NoFrame</enum>
    </property>
    <property name="text">
     <string>0</string>
    </property>
   </widget>
   <widget class="QLabel" name="Stepen">
    <property name="geometry">
     <rect>
      <x>210</x>
      <y>50</y>
      <width>71</width>
      <height>31</height>
     </rect>
    </property>
    <property name="font">
     <font>
      <pointsize>16</pointsize>
     </font>
    </property>
    <property name="styleSheet">
     <string notr="true"/>
    </property>
    <property name="text">
     <string/>
    </property>
   </widget>
   <widget class="QLabel" name="Kryshka">
    <property name="geometry">
     <rect>
      <x>180</x>
      <y>50</y>
      <width>41</width>
      <height>31</height>
     </rect>
    </property>
    <property name="font">
     <font>
      <pointsize>16</pointsize>
     </font>
    </property>
    <property name="styleSheet">
     <string notr="true"/>
    </property>
    <property name="text">
     <string/>
    </property>
   </widget>
   <widget class="QGraphicsView" name="graphicsView">
    <property name="geometry">
     <rect>
      <x>0</x>
      <y>10</y>
      <width>336</width>
      <height>451</height>
     </rect>
    </property>
    <property name="styleSheet">
     <string notr="true">background-color: qlineargradient(spread:pad, x1:0.477618, y1:0.068, x2:0.477528, y2:1, stop:0 rgba(115, 35, 131, 255), stop:1 rgba(255, 255, 255, 255));</string>
    </property>
   </widget>
   <widget class="QPushButton" name="pushButtontochka">
    <property name="geometry">
     <rect>
      <x>168</x>
      <y>370</y>
      <width>84</width>
      <height>61</height>
     </rect>
    </property>
    <property name="font">
     <font>
      <pointsize>15</pointsize>
     </font>
    </property>
    <property name="cursor">
     <cursorShape>PointingHandCursor</cursorShape>
    </property>
    <property name="styleSheet">
     <string notr="true">QPushButton {
     border: 2px solid #8f8f91;
     border-radius: 6px;
     background-color: qlineargradient(x1: 0, y1: 0, x2: 0, y2: 1,
                                       stop: 0 #f6f7fa, stop: 1 #dadbde);
     min-width: 80px;
 }

 QPushButton:pressed {
     background-color: qlineargradient(x1: 0, y1: 0, x2: 0, y2: 1,
                                       stop: 0 #dadbde, stop: 1 #f6f7fa);
 }

 QPushButton:flat {
     border: none; /* для плоской кнопки границы нет */
 }

 QPushButton:default {
     border-color: navy; /* делаем кнопку по умолчанию выпуклой */
 }
QPushButton:hover { background-color: qlineargradient(spread:pad, x1:0.511472, y1:0, x2:0.494382, y2:1, stop:0 rgba(63, 69, 146, 255), stop:1 rgba(255, 255, 255, 255)); };</string>
    </property>
    <property name="text">
     <string>.</string>
    </property>
   </widget>
   <widget class="QLabel" name="label">
    <property name="geometry">
     <rect>
      <x>0</x>
      <y>0</y>
      <width>336</width>
      <height>126</height>
     </rect>
    </property>
    <property name="frameShape">
     <enum>QFrame::Box</enum>
    </property>
    <property name="lineWidth">
     <number>5</number>
    </property>
    <property name="text">
     <string/>
    </property>
   </widget>
   <zorder>graphicsView</zorder>
   <zorder>pushButton0</zorder>
   <zorder>pushButton_stepen</zorder>
   <zorder>pushButton1</zorder>
   <zorder>pushButton2</zorder>
   <zorder>pushButton3</zorder>
   <zorder>pushButton_delenie</zorder>
   <zorder>pushButton_umonzhenie</zorder>
   <zorder>pushButton4</zorder>
   <zorder>pushButton5</zorder>
   <zorder>pushButton6</zorder>
   <zorder>pushButton7</zorder>
   <zorder>pushButton8</zorder>
   <zorder>pushButton9</zorder>
   <zorder>pushButton_minus</zorder>
   <zorder>pushButton_AC</zorder>
   <zorder>pushButton_plus</zorder>
   <zorder>pushButtonVvod</zorder>
   <zorder>pushButton_equal</zorder>
   <zorder>result_show</zorder>
   <zorder>Log_Main</zorder>
   <zorder>Log_Name</zorder>
   <zorder>Log_Digit</zorder>
   <zorder>Stepen</zorder>
   <zorder>Kryshka</zorder>
   <zorder>pushButtontochka</zorder>
   <zorder>label</zorder>
  </widget>
 </widget>
 <resources/>
 <connections/>
</ui>
